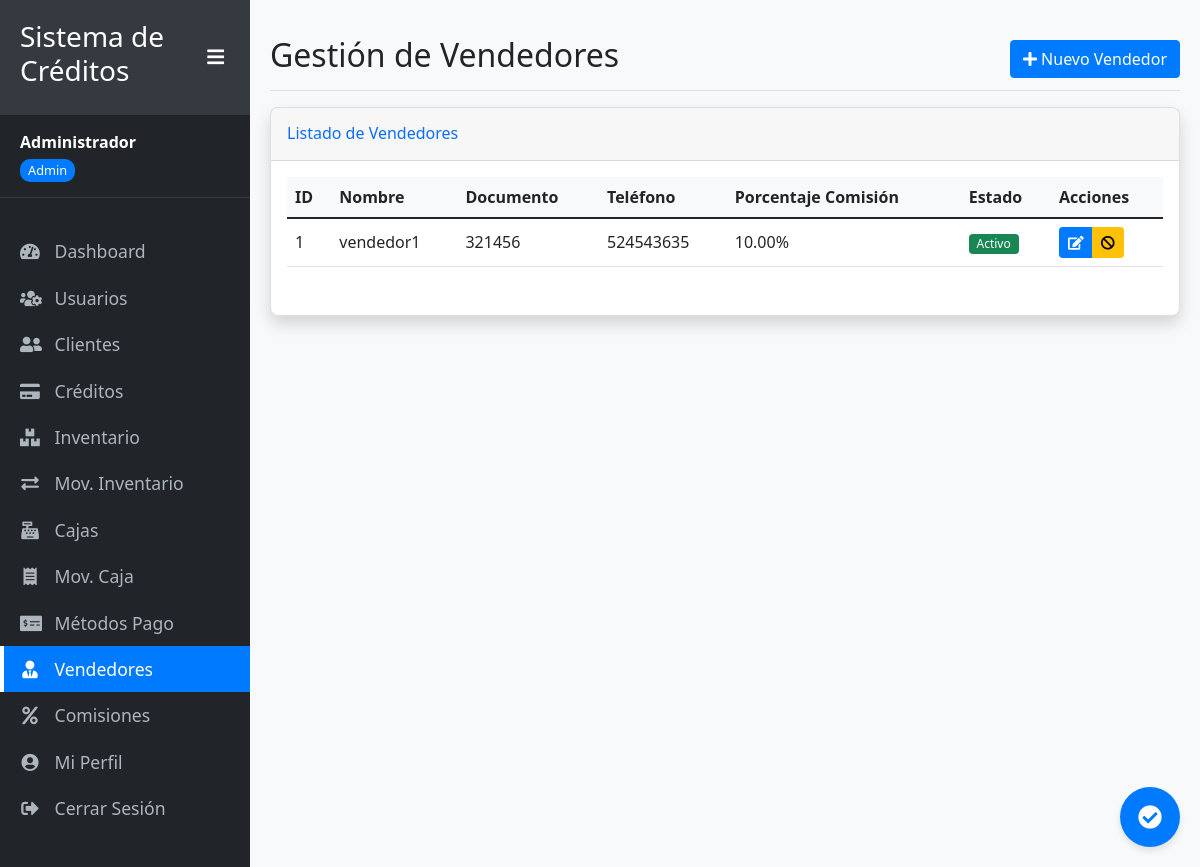
The app's page /vendedores (signed in), older data.
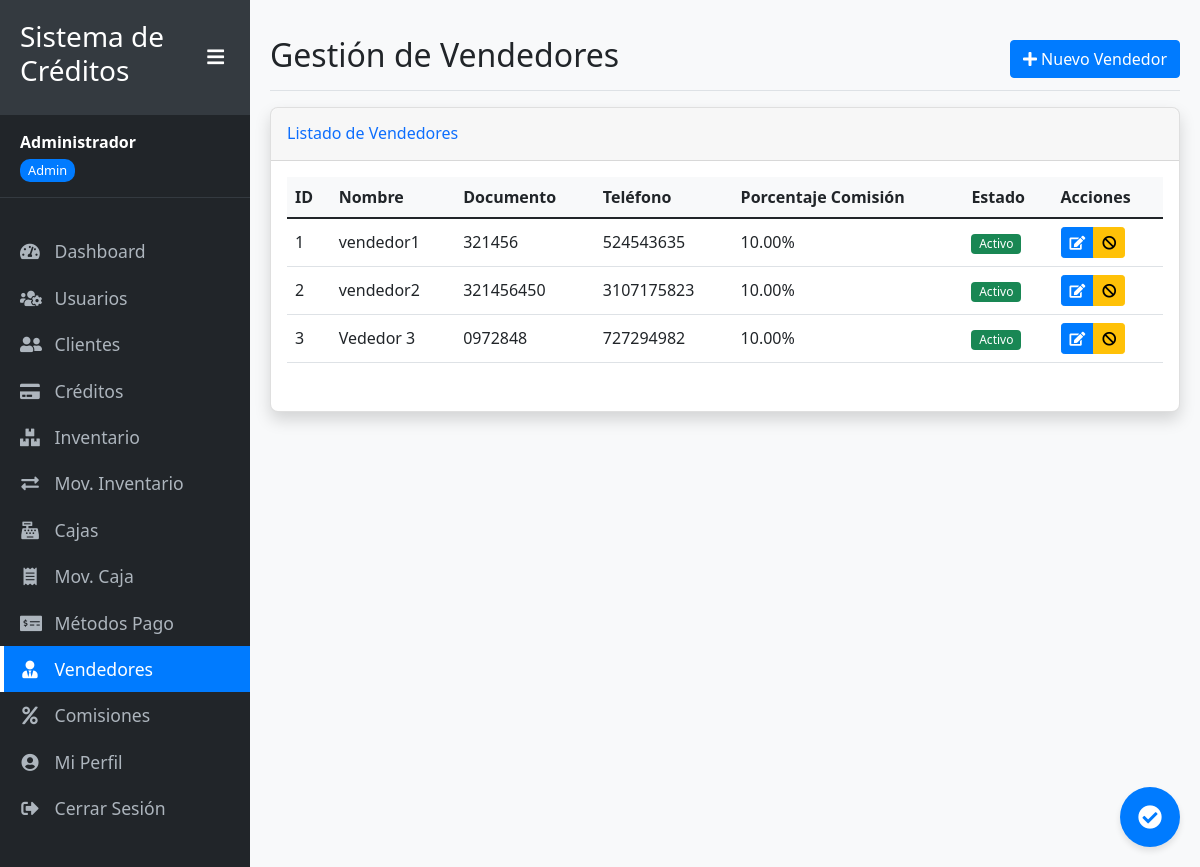
The same page, newer data.
### app_simple.py (models this page shows, shortened)
class Usuario(UserMixin, db.Model):
    id = db.Column(db.Integer, primary_key=True)
    nombre = db.Column(db.String(100), nullable=False)
    email = db.Column(db.String(100), unique=True, nullable=False)
    password_hash = db.Column(db.String(200), nullable=False)
    rol = db.Column(db.String(20), default='usuario')  # admin, usuario, cobrador, vendedor
    activo = db.Column(db.Boolean, default=True)
    fecha_creacion = db.Column(db.DateTime, default=datetime.utcnow)

class Vendedor(db.Model):
    id = db.Column(db.Integer, primary_key=True)
    nombre = db.Column(db.String(100), nullable=False)
    documento = db.Column(db.String(20), unique=True, nullable=False)
    telefono = db.Column(db.String(20))
    email = db.Column(db.String(100))
    direccion = db.Column(db.String(200))
    porcentaje_comision = db.Column(db.Numeric(5, 2), default=0)
    notas = db.Column(db.Text)
    activo = db.Column(db.Boolean, default=True)
    fecha_creacion = db.Column(db.DateTime, default=datetime.utcnow)
    creditos = db.relationship('Credito', backref='vendedor', lazy=True)
    comisiones = db.relationship('Comision', backref='vendedor', lazy=True)

### app_simple.py (the view)
@app.route('/vendedores')
@login_required
def vendedores():
    vendedores = Vendedor.query.all()
    return render_template('finanzas/vendedores.html', vendedores=vendedores)

### app_simple.py (called while the page is built)
@login_manager.user_loader
def load_user(user_id):
    return Usuario.query.get(int(user_id))

### templates/finanzas/vendedores.html (shortened to what this page needs)
{% extends "layouts/base.html" %}
{% block content %}
<div class="d-flex justify-content-between flex-wrap flex-md-nowrap align-items-center pt-3 pb-2 mb-3 border-bottom">
    <h1 class="h2">Gestión de Vendedores</h1>
    <div class="btn-toolbar mb-2 mb-md-0">
        <a href="{{ url_for('crear_vendedor') }}" class="btn btn-primary">
            <i class="fas fa-plus"></i> Nuevo Vendedor
        </a>
    </div>
</div>
<div class="card shadow mb-4">
    <div class="card-header py-3">
        <h6 class="m-0 font-weight-bold text-primary">Listado de Vendedores</h6>
    </div>
    <div class="card-body">
        <div class="table-responsive">
            <table class="table table-hover">
                <thead>
                    <tr>
                        <th>ID</th>
                        <th>Nombre</th>
                        <th>Documento</th>
                        <th>Teléfono</th>
                        <th>Porcentaje Comisión</th>
                        <th>Estado</th>
                        <th>Acciones</th>
                    </tr>
                </thead>
                <tbody>
                    {% if vendedores %}
                        {% for vendedor in vendedores %}
                            <tr>
                                <td>{{ vendedor.id }}</td>
                                <td>{{ vendedor.nombre }}</td>
                                <td>{{ vendedor.documento }}</td>
                                <td>{{ vendedor.telefono }}</td>
                                <td>{{ vendedor.porcentaje_comision }}%</td>
                                <td>
                                    {% if vendedor.activo %}
                                        <span class="badge bg-success">Activo</span>
                                    {% else %}
                                        <span class="badge bg-danger">Inactivo</span>
                                    {% endif %}
                                </td>
                                <td>
                                    <div class="btn-group btn-group-sm">
                                        <a href="{{ url_for('editar_vendedor', vendedor_id=vendedor.id) }}" class="btn btn-primary" data-bs-toggle="tooltip" title="Editar">
                                            <i class="fas fa-edit"></i>
                                        </a>
                                        {% if vendedor.activo %}
                                            <a href="{{ url_for('desactivar_vendedor', vendedor_id=vendedor.id) }}" class="btn btn-warning" data-bs-toggle="tooltip" title="Desactivar" onclick="return confirm('¿Estás seguro de desactivar este vendedor?')">
                                                <i class="fas fa-ban"></i>
                                            </a>
                                        {% else %}
                                            <a href="{{ url_for('activar_vendedor', vendedor_id=vendedor.id) }}" class="btn btn-success" data-bs-toggle="tooltip" title="Activar">
                                                <i class="fas fa-check"></i>
                                            </a>
                                        {% endif %}
                                    </div>
                                </td>
                            </tr>
                        {% endfor %}
                    {% else %}
                        <tr>
                            <td colspan="7" class="text-center text-muted">No hay vendedores registrados.</td>
                        </tr>
                    {% endif %}
                </tbody>
            </table>
        </div>
    </div>
</div>
{% endblock %}

### templates/layouts/base.html (shortened to what this page needs)
<!DOCTYPE html>
<html lang="es">
<head>
    <link href="https://cdn.jsdelivr.net/npm/bootstrap@5.1.3/dist/css/bootstrap.min.css" rel="stylesheet">
    <link rel="stylesheet" href="https://cdnjs.cloudflare.com/ajax/libs/font-awesome/5.15.4/css/all.min.css">
    <link rel="stylesheet" href="{{ url_for("static", filename="css/style.css")  }}">
<link rel="stylesheet" href="{{ url_for('static', filename='css/mobile.css') }}">
</head>
<body>
    <div class="wrapper d-flex">
        {% if current_user.is_authenticated %}
        <nav id="sidebar">
            <div class="sidebar-header">
                <h3>Sistema de Créditos</h3>
                <button type="button" id="toggleSidebar" class="d-none d-md-block">
                    <i class="fas fa-bars"></i>
                </button>
            </div>
            <div class="user-info d-none d-md-block">
                <strong>{{ current_user.nombre }}</strong><br>
                <span class="user-role">{{ current_user.rol | capitalize }}</span>
            </div>
            <ul class="list-unstyled components">
                <li data-path="{{ url_for("dashboard") }}">
                    <a href="{{ url_for("dashboard") }}"><i class="fas fa-tachometer-alt"></i> <span class="menu-text">Dashboard</span></a>
                </li>
                {% if current_user.rol == "admin" %}
                <li data-path="{{ url_for("usuarios") }}">
                    <a href="{{ url_for("usuarios") }}"><i class="fas fa-users-cog"></i> <span class="menu-text">Usuarios</span></a>
                </li>
                {% endif %}
                {% if current_user.rol in ["admin", "vendedor"] %}
                <li data-path="{{ url_for("clientes") }}">
                    <a href="{{ url_for("clientes") }}"><i class="fas fa-user-friends"></i> <span class="menu-text">Clientes</span></a>
                </li>
                {% endif %}
                {% if current_user.rol in ["admin", "vendedor"] %}
                <li data-path="{{ url_for("creditos") }}">
                    <a href="{{ url_for("creditos") }}"><i class="fas fa-credit-card"></i> <span class="menu-text">Créditos</span></a>
                </li>
                {% endif %}
                {% if current_user.rol == "admin" %}
                <li data-path="{{ url_for("inventario") }}">
                    <a href="{{ url_for("inventario") }}"><i class="fas fa-boxes"></i> <span class="menu-text">Inventario</span></a>
                </li>
                 <li data-path="{{ url_for("movimientos_inventario") }}">
                    <a href="{{ url_for("movimientos_inventario") }}"><i class="fas fa-exchange-alt"></i> <span class="menu-text">Mov. Inventario</span></a>
                </li>
                {% endif %}
                {% if current_user.rol == "admin" %}
                <li data-path="{{ url_for("cajas") }}">
                    <a href="{{ url_for("cajas") }}"><i class="fas fa-cash-register"></i> <span class="menu-text">Cajas</span></a>
                </li>
                 <li data-path="{{ url_for("movimientos_caja") }}">
                    <a href="{{ url_for("movimientos_caja") }}"><i class="fas fa-receipt"></i> <span class="menu-text">Mov. Caja</span></a>
                </li>
                 <li data-path="{{ url_for("metodos_pago") }}">
                    <a href="{{ url_for("metodos_pago") }}"><i class="fas fa-money-check-alt"></i> <span class="menu-text">Métodos Pago</span></a>
                </li>
                 <li data-path="{{ url_for("vendedores") }}">
                    <a href="{{ url_for("vendedores") }}"><i class="fas fa-user-tie"></i> <span class="menu-text">Vendedores</span></a>
                </li>
                 <li data-path="{{ url_for("comisiones") }}">
                    <a href="{{ url_for("comisiones") }}"><i class="fas fa-percent"></i> <span class="menu-text">Comisiones</span></a>
                </li>
                {% endif %}
                 <li data-path="{{ url_for("perfil") }}">
                    <a href="{{ url_for("perfil") }}"><i class="fas fa-user-circle"></i> <span class="menu-text">Mi Perfil</span></a>
                </li>
                <li>
                    <a href="{{ url_for("logout") }}"><i class="fas fa-sign-out-alt"></i> <span class="menu-text">Cerrar Sesión</span></a>
                </li>
            </ul>
        </nav>
        {% endif %}
        <div id="content" class="{% if not current_user.is_authenticated %}w-100{% endif %}">
            {% block content %}{% endblock %}
            {% if current_user.is_authenticated %}
            <button type="button" id="sync-button" class="sync-button" data-bs-toggle="tooltip" data-bs-placement="left" title="Datos sincronizados">
                <i class="fas fa-check-circle"></i>
            </button>
            {% endif %}
        </div>
    </div>
</body>
</html>

### static/css/style.css (style rules this page uses)
body { font-family: 'Segoe UI', Tahoma, Geneva, Verdana, sans-serif; background-color: #f8f9fa; overflow-x: hidden; }
.wrapper { display: flex; width: 100%; overflow: hidden; }
#sidebar { min-width: 250px; max-width: 250px; min-height: 100vh; background: #212529; color: #fff; transition: all 0.3s; z-index: 1000; }
#sidebar .sidebar-header { padding: 20px; background: #343a40; display: flex; justify-content: space-between; align-items: center; }
#sidebar ul.components { padding: 20px 0; }
#sidebar ul li a { padding: 10px 20px; font-size: 1.1em; display: block; color: #adb5bd; text-decoration: none; transition: all 0.3s; position: relative; white-space: nowrap; }
#sidebar ul li.active > a { color: #fff; background: #007bff; }
#sidebar ul li.active > a::before { content: ""; position: absolute; left: 0; top: 0; height: 100%; width: 4px; background-color: #fff; }
#sidebar ul li a i { margin-right: 10px; width: 20px; text-align: center; }
.user-info { padding: 15px 20px; border-bottom: 1px solid #343a40; margin-bottom: 10px; white-space: nowrap; overflow: hidden; text-overflow: ellipsis; }
.user-role { display: inline-block; font-size: 0.8em; padding: 2px 8px; border-radius: 10px; background-color: #007bff; color: white; margin-top: 5px; }
#content { width: 100%; padding: 20px; min-height: 100vh; transition: all 0.3s; overflow-y: auto; }
#toggleSidebar { background: transparent; border: none; color: white; font-size: 1.2em; cursor: pointer; }
.table-responsive { overflow-x: auto; -webkit-overflow-scrolling: touch; margin-bottom: 1rem; }
.table th, .table td { white-space: nowrap; vertical-align: middle; }
.table th { background-color: #f8f9fa; position: sticky; top: 0; z-index: 10; }
.card { border-radius: 0.5rem; box-shadow: 0 0.125rem 0.25rem rgba(0, 0, 0, 0.075); margin-bottom: 1.5rem; }
.card-header { border-radius: 0.5rem 0.5rem 0 0 !important; font-weight: 500; }
.btn { border-radius: 0.25rem; font-weight: 500; }
.btn-primary { background-color: #007bff; border-color: #007bff; }
.badge { font-weight: 500; padding: 0.35em 0.65em; border-radius: 0.25rem; }
.sync-button { position: fixed; bottom: 20px; right: 20px; width: 60px; height: 60px; border-radius: 50%; background-color: #007bff; color: white; display: flex; justify-content: center; align-items: center; box-shadow: 0 4px 6px rgba(0, 0, 0, 0.1); z-index: 1000; cursor: pointer; border: none; }
.sync-button i { font-size: 24px; }
body { padding-top: 60px; }
@media (min-width: 768px) { body { padding-top: 0; } }

Row changes from the older to the newer data that the page shows:
added Vendedor: id "2", nombre "vendedor2", documento "321456450", telefono "3107175823", porcentaje_comision "10.00", activo "Activo"
added Vendedor: id "3", nombre "Vededor 3", documento "0972848", telefono "727294982", porcentaje_comision "10.00", activo "Activo"
